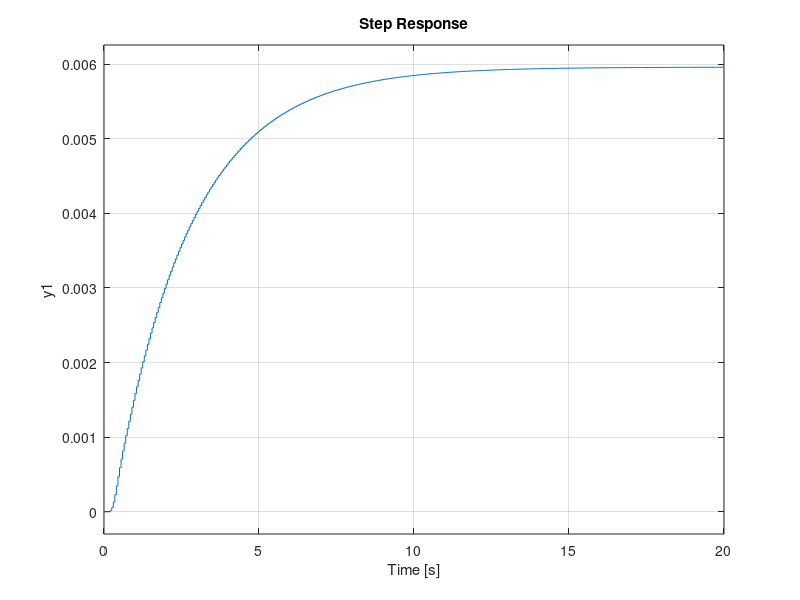

Here is the MATLAB script that generated this plot:
A = [1 0.05 0 0 0; 0 1 0.05 0 0; 0 0 0 1 0.11700; 0 0 -0.66953 1.58995 0.12710; 0 0 0 0 1];
%B = [0; 0; 0.11700; 0.12710; 0];
B = [0; 0; 0; 0; 0.05];
C = [1 0 0 0 0];
D = 0;
Q = [10 0 0 0 0; 0 60 0 0 0; 0 0 0.0000001 0 0; 0 0 0 0.0000001 0; 0 0 0 0 0.0000001];  
R = 0.0001;
[K, S, e] = dlqr(A, B, Q, R)
sys = ss(A-B*K, B, C, D, 0.05);
step(sys)
K1 = [0 1; 0 0];
K2 = [0 1; 0 K(1)];
K3 = [0 1; 0 K(2)];
K4 = [0 1; 0 K(3)];
K5 = [0 1; 0 K(4)];
K6 = [0 1; 0 K(5)];